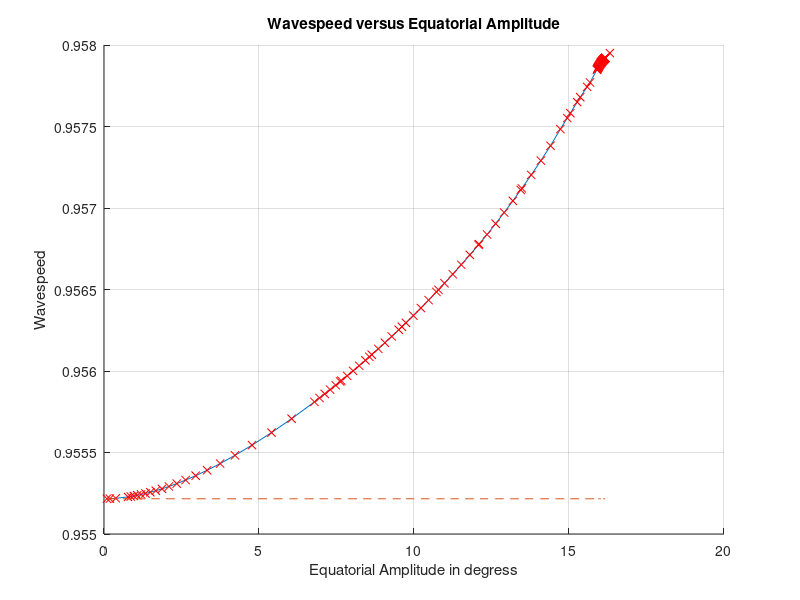
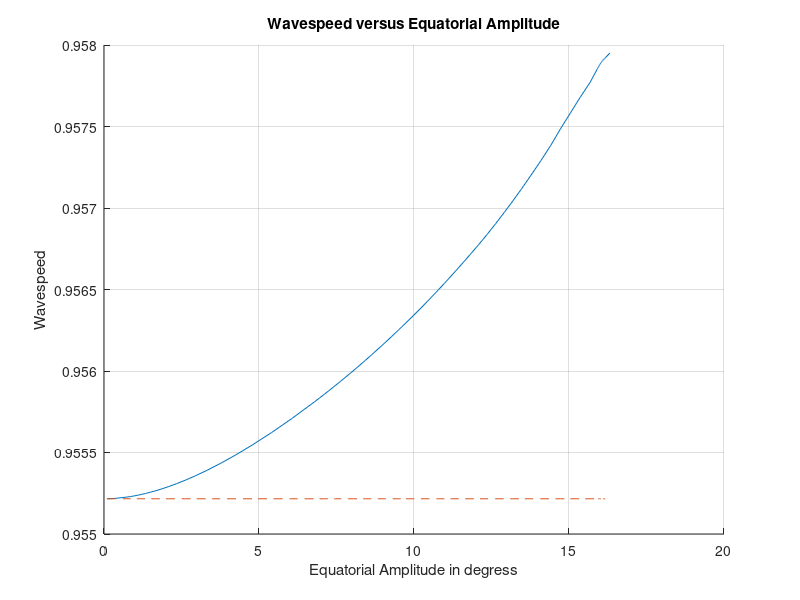
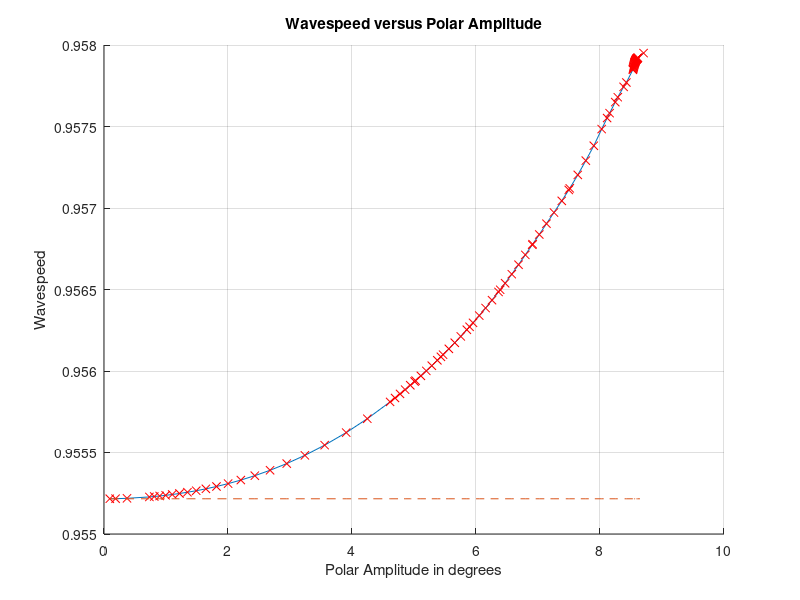
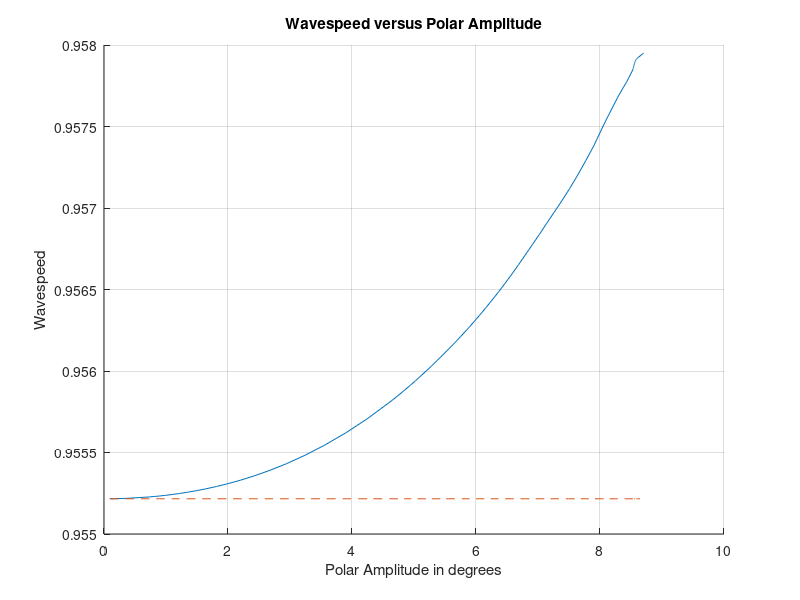

Recreate these plots in MATLAB, in order.
% Script to plot up the wavespeed v's amplitude
% relationships found from the nonlinear code

% This script uses a previous value of AmpsandC to plot so no real calculation here...

% Clear all constants from memory
clear all

% Declare and initialise all constants
g=9.80616; % Gravitational acceleration
Omega=2*pi/(24*60*60); % Earth's angular velocity
aref=6.37122*10^6; % Radius of the Earth

% Declare characteristic scales
href=8*10^3; % Characteristic length scale (m)
cref=Omega/30; % Characteristic angular velocity scale of the Rossby wave (s^-1)
vref=40; % Characteristic velocity scale(m*s^-1)
wref=7.848*10^(-6); %Characteristic angular velocity scale of the zonal flow (s^-1)

% Define the nondimensional numbers
Sr=aref*cref/vref; % Strouhal number
Fr=vref/sqrt(g*href); % Froude number
Ro=vref/(2*Omega*aref); % Rossby number

% Dimensionless zonal flow parameters
wbase=wref*aref/vref; % Dimensionless base zonal flow angular velocity
h0=1; % Dimensionless polar free suface height (h/href=1 is assumed at the poles)
a=aref/href; % Dimensionless value of the Earth's radius...relative to href...

% Here we declare the number of Directories that we want to
% load data from.
StartDirect=1;
NumDirects=100;
% The number of gaps in the data set
numgaps=0;
% The current gap number that we are up to
currentgap=0;

% Load AmpsandC
load AmpsandC

% Create vectors to plot the linearized solution.
% For kappa=4
lincval=(9.5521611943036622e-001)*ones(1,NumDirects-StartDirect+1-numgaps);

% Now that we have all the data we do some plots

%%%%%%%%%%%%%%%%%%%%%%%%%%%%%%
%%%% Equatorial amplitude plot
%%%%%%%%%%%%%%%%%%%%%%%%%%%%%%
% Do plot with both line and 'X's at plot points
% Create a new held figure with grid
figure
hold on
grid on
% Plot each solution segment
plot(AmpsandC(2,:),AmpsandC(1,:),AmpsandC(2,:),AmpsandC(1,:),'rx');
% Put in linearised solution
plot(AmpsandC(2,:),lincval,'--');
% Label the figure
title('Wavespeed versus Equatorial Amplitude');
xlabel('Equatorial Amplitude in degress');
ylabel('Wavespeed');

% Now do plot with line only.
% Create a new held figure with grid
figure
hold on
grid on
% Plot each solution segment
plot(AmpsandC(2,:),AmpsandC(1,:));
% Put in linearised solution
plot(AmpsandC(2,:),lincval,'--');
% Label the figure
title('Wavespeed versus Equatorial Amplitude');
xlabel('Equatorial Amplitude in degress');
ylabel('Wavespeed');


%%%%%%%%%%%%%%%%%%%%%%%%%%%%%%
%%%% Polar amplitude plot
%%%%%%%%%%%%%%%%%%%%%%%%%%%%%%
% Do plot with both line and 'X's at plot points
% Create a new held figure with grid
figure
hold on
grid on
% Plot each solution segment
plot(AmpsandC(3,:),AmpsandC(1,:),AmpsandC(3,:),AmpsandC(1,:),'rx');
% Put in linearised solution
plot(AmpsandC(3,:),lincval,'--');
% Label the figure
title('Wavespeed versus Polar Amplitude');
xlabel('Polar Amplitude in degrees');
ylabel('Wavespeed');

% Now do plot with line only.
% Create a new held figure with grid
figure
hold on
grid on
% Plot each solution segment
plot(AmpsandC(3,:),AmpsandC(1,:));
% Put in linearised solution
plot(AmpsandC(3,:),lincval,'--');
% Label the figure
title('Wavespeed versus Polar Amplitude');
xlabel('Polar Amplitude in degrees');
ylabel('Wavespeed');

%%%%%%%%%%%%%%%%%%%%%%%%%%%%%%
%%%% Averaged amplitude plot
%%%%%%%%%%%%%%%%%%%%%%%%%%%%%%
% Do plot with both line and 'X's at plot points
% Create a new held figure with grid
figure
hold on
grid on
% Plot each solution segment
plot(AmpsandC(4,:),AmpsandC(1,:),AmpsandC(4,:),AmpsandC(1,:),'rx');
% Put in linearised solution
plot(AmpsandC(4,:),lincval,'--');
% Label the figure
title('Wavespeed versus Combined Amplitude');
xlabel('Averaged Amplitude in degrees');
ylabel('Wavespeed');

% Now do plot with line only.
% Create a new held figure with grid
figure
hold on
grid on
% Plot each solution segment
plot(AmpsandC(4,:),AmpsandC(1,:));
% Put in linearised solution
plot(AmpsandC(4,:),lincval,'--');
% Label the figure
title('Wavespeed versus Combined Amplitude');
xlabel('Averaged Amplitude in degrees');
ylabel('Wavespeed');


%%%%%%%%%%%%%%%%%%%%%%%%%%%%%%
%%%% Plot them all together
%%%%%%%%%%%%%%%%%%%%%%%%%%%%%%
% Do plot with both line and 'X's at plot points
% Create a new held figure with grid
figure
hold on
grid on
% Plot each solution segment
plot(AmpsandC(2,:),AmpsandC(1,:),AmpsandC(2,:),AmpsandC(1,:),'rx');

plot(AmpsandC(3,:),AmpsandC(1,:),AmpsandC(3,:),AmpsandC(1,:),'rx');

plot(AmpsandC(4,:),AmpsandC(1,:),AmpsandC(4,:),AmpsandC(1,:),'rx');
% Put in linearised solution
plot(AmpsandC(2,:),lincval,'--');
% Label the figure
title('Wavespeed versus Amplitudes');
xlabel('Amplitude in degrees');
ylabel('Wavespeed');

% Now do plot with line only.
% Create a new held figure with grid
figure
hold on
grid on
% Plot each solution segment
plot(AmpsandC(2,:),AmpsandC(1,:));

plot(AmpsandC(3,:),AmpsandC(1,:));

plot(AmpsandC(4,:),AmpsandC(1,:));
% Put in linearised solution
plot(AmpsandC(2,:),lincval,'--');
% Label the figure
title('Wavespeed versus Amplitudes');
xlabel('Amplitude in degrees');
ylabel('Wavespeed');
